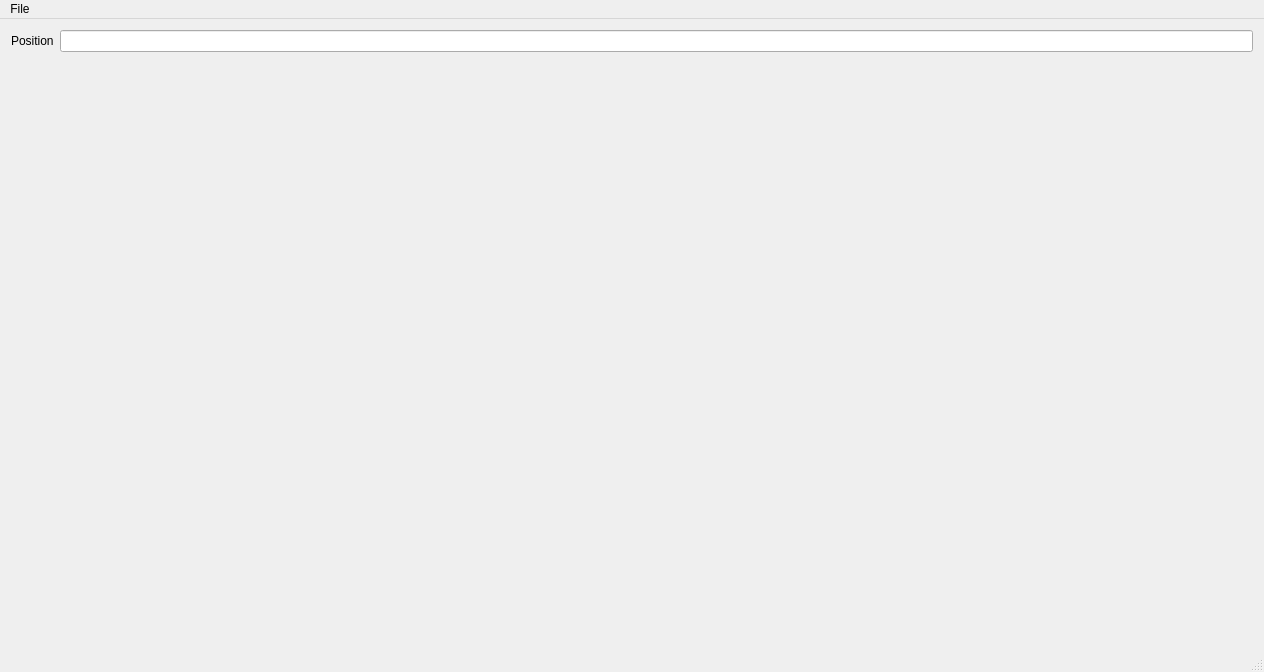
<?xml version="1.0" encoding="UTF-8"?>
<ui version="4.0">
 <class>MainWindowForm</class>
 <widget class="QMainWindow" name="MainWindowForm">
  <property name="geometry">
   <rect>
    <x>0</x>
    <y>0</y>
    <width>1264</width>
    <height>672</height>
   </rect>
  </property>
  <property name="windowTitle">
   <string>Qt GUI</string>
  </property>
  <widget class="QWidget" name="centralWidget">
   <layout class="QFormLayout" name="formLayout">
    <item row="0" column="0">
     <widget class="QLabel" name="label">
      <property name="text">
       <string>Position</string>
      </property>
     </widget>
    </item>
    <item row="0" column="1">
     <widget class="QLineEdit" name="lineEdit">
      <property name="text">
       <string/>
      </property>
     </widget>
    </item>
   </layout>
  </widget>
  <widget class="QMenuBar" name="menuBar">
   <property name="geometry">
    <rect>
     <x>0</x>
     <y>0</y>
     <width>1264</width>
     <height>17</height>
    </rect>
   </property>
   <widget class="QMenu" name="menuFile">
    <property name="title">
     <string>File</string>
    </property>
    <addaction name="actionOpen_3"/>
    <addaction name="separator"/>
    <addaction name="actionExit"/>
   </widget>
   <addaction name="menuFile"/>
  </widget>
  <widget class="QStatusBar" name="statusBar"/>
  <action name="actionOpen">
   <property name="text">
    <string>Open</string>
   </property>
  </action>
  <action name="actionAbout">
   <property name="text">
    <string>About</string>
   </property>
  </action>
  <action name="actionSave">
   <property name="text">
    <string>Save</string>
   </property>
  </action>
  <action name="actionSave_As">
   <property name="text">
    <string>Save As</string>
   </property>
  </action>
  <action name="actionExit">
   <property name="text">
    <string>Exit</string>
   </property>
  </action>
  <action name="actionOpen_2">
   <property name="text">
    <string>Open</string>
   </property>
  </action>
  <action name="actionSave_2">
   <property name="text">
    <string>Save</string>
   </property>
  </action>
  <action name="actionSave_As_2">
   <property name="text">
    <string>Save As</string>
   </property>
  </action>
  <action name="actionOpen_3">
   <property name="checkable">
    <bool>false</bool>
   </property>
   <property name="text">
    <string>Open</string>
   </property>
  </action>
 </widget>
 <layoutdefault spacing="6" margin="11"/>
 <resources/>
 <connections/>
</ui>
